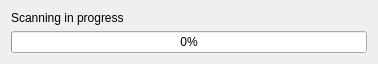
<?xml version="1.0" encoding="UTF-8"?>
<ui version="4.0">
 <class>Dialog</class>
 <widget class="QDialog" name="Dialog">
  <property name="geometry">
   <rect>
    <x>0</x>
    <y>0</y>
    <width>378</width>
    <height>59</height>
   </rect>
  </property>
  <property name="windowTitle">
   <string>Dialog</string>
  </property>
  <layout class="QVBoxLayout" name="verticalLayout">
   <item>
    <widget class="QLabel" name="label">
     <property name="text">
      <string>Scanning in progress</string>
     </property>
    </widget>
   </item>
   <item>
    <widget class="QProgressBar" name="progressBar">
     <property name="value">
      <number>0</number>
     </property>
    </widget>
   </item>
  </layout>
 </widget>
 <resources/>
 <connections/>
</ui>
